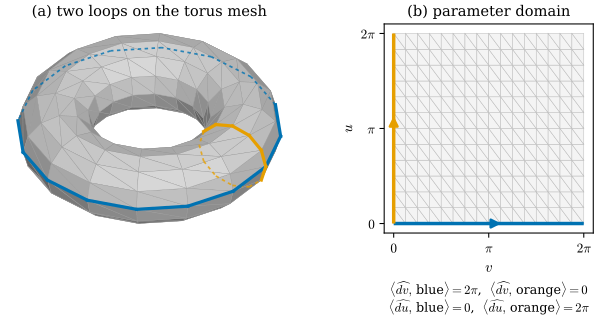

Reproduce this figure in Python.
"""Figure 36.4.2: closed but not exact discrete 1-forms on the torus mesh (Section 36.4, Example 36.4.14).

Mesh: dgmesh.torus_mesh(2, 0.8, 12, 16), i.e. T_{2,0.8} with 12 vertices around the tube (angle u) and 16 around
the z-axis (angle v); vertex 16 i + j sits at u = 2 pi i / 12, v = 2 pi j / 16.
Discrete 1-forms: alpha = R_1(dv) with dv = (x dy - y dx)/(x^2 + y^2) (angle around the z-axis) and
beta = R_1(du) with u = atan2(z, rho - 2), rho = sqrt(x^2 + y^2) (angle around the core circle). Both smooth forms
are closed where they are defined, so d1 alpha = d1 beta = 0.
(a) the torus (gray, painter's algorithm) with the longitude loop i = 0 (blue, around the z-axis) and the
    meridian loop j = 0 (orange, around the tube); hidden parts are dashed.
(b) the parameter domain [0, 2 pi]^2 (horizontal v, vertical u) with the triangulation and the same two loops;
    the table of loop sums.
Self-check: d1 alpha = d1 beta = 0 to 1e-12; <alpha, longitude> = 2 pi, <alpha, meridian> = 0,
<beta, longitude> = 0, <beta, meridian> = 2 pi; both loops are cycles; least squares d0 u = alpha leaves a residual;
first Betti number n1 - rank d0 - rank d1 = 2. Writes the interactive version
fig-36-4-2-torus-closed-not-exact-interactive.html (plotly).

Run from the project root:
``PYTHONPATH=tools python3 chapters/36-discrete-exterior-calculus/figures/fig-36-4-2-torus-closed-not-exact.py``
"""

import dgdec as dd
import dgmesh as dm

import dgfig  # noqa: E402

dgfig.setup()

import matplotlib.pyplot as plt  # noqa: E402
import numpy as np  # noqa: E402

nu, nv = 12, 16
V, F = dm.torus_mesh(2.0, 0.8, nu, nv)
E, index = dd.edge_list(F)
D0, D1 = dd.d0(F, len(V)), dd.d1(F)


def dv(p):
    return np.array([-p[1], p[0], 0.0]) / (p[0] ** 2 + p[1] ** 2)


def du(p):
    rho = np.hypot(p[0], p[1])
    q = (rho - 2.0) ** 2 + p[2] ** 2
    drho = np.array([p[0], p[1], 0.0]) / rho
    return (-p[2] * drho + (rho - 2.0) * np.array([0.0, 0.0, 1.0])) / q


alpha = dd.derham1(dv, V, E, order=10)
beta = dd.derham1(du, V, E, order=10)
assert np.abs(D1 @ alpha).max() < 1e-12 and np.abs(D1 @ beta).max() < 1e-12


def loop_chain(verts):
    c = np.zeros(len(E))
    for a, b in zip(verts, verts[1:] + verts[:1]):
        c[index[(min(a, b), max(a, b))]] += 1 if a < b else -1
    return c


lon = [0 * nv + j for j in range(nv)]                 # i = 0: outer equator, around the z-axis
mer = [i * nv + 0 for i in range(nu)]                 # j = 0: around the tube
c_lon, c_mer = loop_chain(lon), loop_chain(mer)
assert not np.any(D0.T @ c_lon) and not np.any(D0.T @ c_mer)
sums = np.array([[alpha @ c_lon, alpha @ c_mer], [beta @ c_lon, beta @ c_mer]])
assert np.allclose(sums, [[2 * np.pi, 0], [0, 2 * np.pi]], atol=1e-12)
res = alpha - D0 @ np.linalg.lstsq(D0, alpha, rcond=None)[0]
assert np.linalg.norm(res) > 0.1
assert len(E) - np.linalg.matrix_rank(D0) - np.linalg.matrix_rank(D1) == 2

C = dgfig.COLORS
BLUE, ORANGE = C["tangent"], C["accent"]
fig, (axa, axb) = plt.subplots(1, 2, figsize=(6.9, 3.3), gridspec_kw={"width_ratios": [1.25, 1.0]})
cam = dm.Ortho(elev=38, azim=-62)
cols = dm.shade(V, F, dm.hex_to_rgb("#D8D8D8"))
dm.draw_mesh_2d(axa, V, F, cam, cols, edgecolor="#9A9A9A", lw=0.25)
ef = dm.edge_faces(F)
normals = dm.face_normals(V, F)
for verts, col in ((lon, BLUE), (mer, ORANGE)):
    for a, b in zip(verts, verts[1:] + verts[:1]):
        fs = ef[(min(a, b), max(a, b))]
        visible = any(normals[f] @ cam.view > 0 for f in fs)
        P = cam(V[[a, b]])
        # lift visible segments slightly toward the viewer so that they are drawn over the faces
        axa.plot(*P.T, color=col, lw=2.4 if visible else 1.3, ls="-" if visible else (0, (2, 2)),
                 zorder=5 if visible else 3, alpha=1.0 if visible else 0.8)
axa.set_aspect("equal")
axa.set_axis_off()
axa.autoscale_view()
axa.set_title("(a) two loops on the torus mesh", fontsize=11)

# (b) parameter domain: draw each face once with unwrapped indices
for i in range(nu):
    for j in range(nv):
        a, d, b, c = (i, j), (i, j + 1), (i + 1, j), (i + 1, j + 1)
        for tri in ((a, d, b), (b, d, c)):
            P = np.array([[2 * np.pi * jj / nv, 2 * np.pi * ii / nu] for ii, jj in tri])
            axb.fill(*P.T, facecolor="#F4F4F4", edgecolor="#BDBDBD", lw=0.4)
axb.plot([0, 2 * np.pi], [0, 0], color=BLUE, lw=2.6, solid_capstyle="butt")
axb.plot([0, 0], [0, 2 * np.pi], color=ORANGE, lw=2.6, solid_capstyle="butt")
axb.annotate("", xy=(np.pi + 0.5, 0), xytext=(np.pi - 0.3, 0),
             arrowprops=dict(arrowstyle="-|>", color=BLUE, lw=2.0, mutation_scale=14))
axb.annotate("", xy=(0, np.pi + 0.5), xytext=(0, np.pi - 0.3),
             arrowprops=dict(arrowstyle="-|>", color=ORANGE, lw=2.0, mutation_scale=14))
axb.set_xlabel(r"$v$")
axb.set_ylabel(r"$u$")
axb.set_xticks([0, np.pi, 2 * np.pi], [r"$0$", r"$\pi$", r"$2\pi$"])
axb.set_yticks([0, np.pi, 2 * np.pi], [r"$0$", r"$\pi$", r"$2\pi$"])
axb.set_aspect("equal")
axb.set_title("(b) parameter domain", fontsize=11)
txt = (r"$\langle\widehat{dv},\,$" + "blue" + r"$\rangle = 2\pi$,  " + r"$\langle\widehat{dv},\,$" + "orange"
       + r"$\rangle = 0$" + "\n" + r"$\langle\widehat{du},\,$" + "blue" + r"$\rangle = 0$,  "
       + r"$\langle\widehat{du},\,$" + "orange" + r"$\rangle = 2\pi$")
axb.text(np.pi, -1.9, txt, fontsize=9.5, ha="center", va="top")
fig.subplots_adjust(left=0.01, right=0.98, top=0.9, bottom=0.24, wspace=0.12)
dgfig.save(fig, __file__)

# interactive version
import plotly.graph_objects as go  # noqa: E402

traces = [dm.plotly_mesh(V, F, color="#D8D8D8", name="torus T_{2,0.8}"), dm.plotly_edges(V, F, color="#888888", width=1)]
for verts, col, name in ((lon, BLUE, "longitude: <dv, c> = 2 pi"), (mer, ORANGE, "meridian: <du, c> = 2 pi")):
    P = V[verts + verts[:1]] * 1.01
    traces.append(go.Scatter3d(x=P[:, 0], y=P[:, 1], z=P[:, 2], mode="lines", line=dict(color=col, width=7),
                               name=name, hoverinfo="name"))
dm.plotly_save(traces, __file__, "Torus mesh T_{2,0.8} (12 x 16): the longitude (blue) and meridian (orange) loops",
               "fig-36-4-2")
